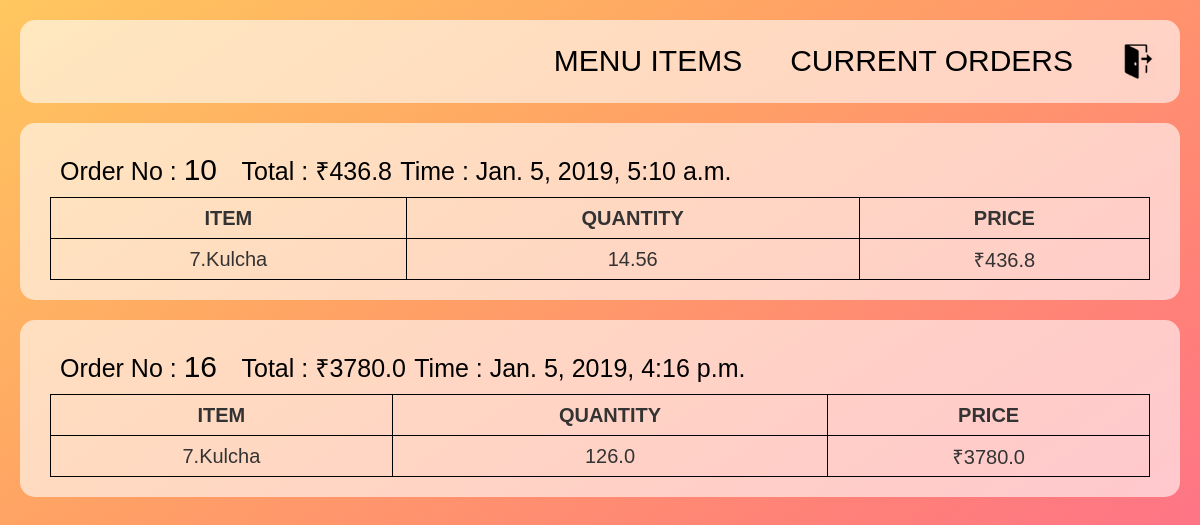
Page /showHistory/ (signed in) on the committed database.
### customer/models.py (models this page shows)
class History(models.Model):
	orderNum = models.IntegerField()
	timeStamp = models.DateTimeField()
	itemNum = models.IntegerField()
	itemName = models.CharField(max_length=30,default="NA")
	quantity = models.FloatField(default=0)
	price = models.FloatField()

### SmartOrder/views.py (the view)
# urls.py: path('showHistory/',Rviews.showHistory,name="showHistory"),
@login_required(login_url='managerLogin')
def showHistory(request):
	history = History.objects.all().order_by("timeStamp")
	orderNumbers = []
	for h in history:
		if(h.orderNum not in orderNumbers):
			orderNumbers.append(h.orderNum)
	orderItems = []
	for oListNum in orderNumbers:
		items = History.objects.filter(orderNum = oListNum)
		total=0
		if items:
			for i in items:
				total += i.price
			orderSet = {'orderNum':oListNum,'items':items,'time':items[0].timeStamp,'total':total}
			orderItems.append(orderSet)
	context = {'orderItems':orderItems}
	return render(request,"history.html",context)

### templates/history.html (shortened to what this page needs)
{%extends "restBase.html" %}
{%block body %}
<div class="navbar">
	{%load static%}
	<form method="GET" action="{% url 'managerLogout' %}">
		<button class="navButton" type="submit">
		<img src="{% static 'Images/logout.png' %}" class="image" alt="LOGOUT" align="left">
		</button>
	</form>
	<form method="GET" action="{% url 'currentOrderList' %}">
		<input class="navButton" type="submit" name="backup" value="CURRENT ORDERS">
	</form>
	<form method="GET" action="{% url 'showMenuItems' %}">
		<input class="navButton" type="submit" name="backup" value="MENU ITEMS">
	</form>
</div>
{%for order in orderItems%}
	<div class="outerContainer" id="{{order.orderNum}}">
		<p><small>Order No : </small>{{order.orderNum}}</p>
		<p><small>Total : ₹{{order.total}}</small>
		<small style="text-align: right">Time : {{order.time}}</small></p>
		<table class="table">
  			<tr>
			    <th>ITEM</th>
			    <th>QUANTITY</th>
			    <th>PRICE</th>
			</tr>
			{%for orderItem in order.items%}
				<tr>
					<td>{{orderItem.itemNum}}.{{orderItem.itemName}}</td>
					<td>{{orderItem.quantity}}</td>
					<td>₹{{orderItem.price}}</td>
				</tr>
			{%endfor%}
		</table>
	</div>
{%endfor%}
{%endblock body%}

### templates/restBase.html (style rules this page uses)
body { background-image: linear-gradient(to top left,#fc6895,#ff8178,#ffa364,#ffc75f); background-repeat: no-repeat; background-attachment: fixed; background-position: center; }
body { padding: 0; margin : 0px; font-family: Helvetica; }
table { width: 100%; color: #333; border-collapse:collapse; border-spacing: 0; }
td, th { border: 1px solid black; height: 30px;font-size: 20px;text-align: center; border-radius: 10px;padding:5px; }
.outerContainer { margin: 20px; padding: 20px 30px; background-color: rgba(255,255,255,0.6); border-radius :15px; }
.navbar { overflow: hidden; background-color: rgba(255,255,255,0.6); border-radius: 15px; margin: 20px; }
.navbar form { float: right; }
.navButton { float: left; font-size: 30px; color: black; text-align: center; padding: 20px 20px; text-decoration: none; border: none; margin: 4px; border-radius: 15px; background: rgba(255,255,255,0.0); }
.image { height: 35px; padding: 0px; }

### templates/history.html (style rules this page uses)
p { font-size: 30px; display: inline-block; margin: 10px; }

### rows in the picture
History: time "Jan. 5, 2019, 5:10 a.m.", itemNum "7", itemName "Kulcha", quantity "14.56", price "436.8"
History: time "Jan. 5, 2019, 4:16 p.m.", itemNum "7", itemName "Kulcha", quantity "126.0", price "3780.0"

### other values in the picture
{{ order.orderNum }} "10" "16"
{{ order.total }} "436.8" "3780.0"
